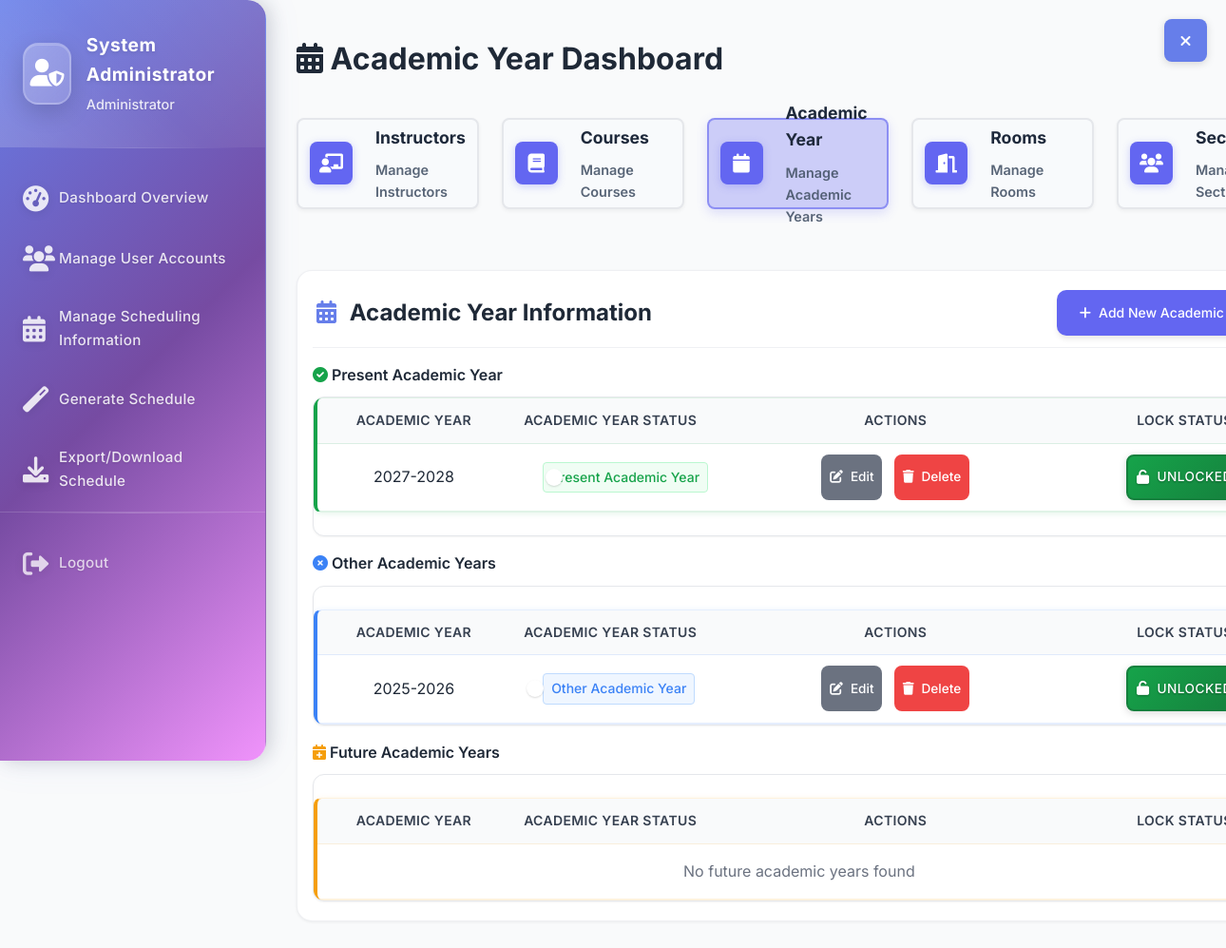
Page /dashboards/admin/academic-year-dashboard.php (signed in) on the committed database.
### tables this page shows
CREATE TABLE `academic_years` (
  `id` int NOT NULL AUTO_INCREMENT,
  `academic_year` varchar(20) NOT NULL,
  `status` enum('active','inactive') NOT NULL DEFAULT 'active',
  `created_at` timestamp NULL DEFAULT CURRENT_TIMESTAMP,
  `updated_at` timestamp NULL DEFAULT CURRENT_TIMESTAMP ON UPDATE CURRENT_TIMESTAMP,
  `is_locked` tinyint(1) NOT NULL DEFAULT '0',
  PRIMARY KEY (`id`),
  UNIQUE KEY `academic_year` (`academic_year`)
);

### dashboards/admin/academic-year-dashboard.php (the view, shortened to what the rows shown need)
<?php
require_once __DIR__ . '/../../config/database.php';
$db = new Database();
$adminId = $_SESSION['user_id'];
$db->query("SELECT full_name FROM users WHERE user_id = ?");
$db->bind(1, $adminId);
$db->execute();
$academic_years = [];
try {
    $db->query("SELECT id, academic_year, status, COALESCE(is_locked, 0) as is_locked FROM academic_years ORDER BY academic_year ASC");
    $db->execute();
    $academic_years = $db->resultset();
} catch (Exception $e) {
}
?>
<!DOCTYPE html>
<html lang="en">
<head>
    <link rel="stylesheet" href="../../assets/css/style.css">
    <link rel="stylesheet" href="https://cdnjs.cloudflare.com/ajax/libs/font-awesome/6.0.0/css/all.min.css">
</head>
<body>
    <div class="admin-layout">
        <main class="admin-main" id="adminMain">
            <div class="main-header">
                <h1 class="page-title">
                    <i class="fas fa-calendar-alt"></i> Academic Year Dashboard
                </h1>
            </div>
            <div class="main-content">
                 <div class="dashboard-card">
                     <div class="management-controls">
                         <h2 class="section-title" style="font-size: 1.5rem; font-weight: 700;">
                             <i class="fas fa-calendar-alt"></i>
                             Academic Year Information
                         </h2>
                     </div>
                    <div class="table-container">
                        <table class="table" id="activeAcademicYears">
                            <thead>
                                <tr>
                                    <th style="width: 20%;">Academic Year</th>
                                    <th style="width: 20%;">Academic Year Status</th>
                                    <th style="width: 40%;">Actions</th>
                                    <th style="width: 20%;">Lock Status</th>
                                </tr>
                            </thead>
                            <tbody>
                                <?php
                                $activeYears = array_filter($academic_years, function($year) {
                                    return $year['status'] === 'active';
                                });
                                if (empty($activeYears)): ?>
                                    <tr>
                                        <td colspan="4" class="muted">No present academic years found</td>
                                    </tr>
                                <?php else: ?>
                                    <?php foreach ($activeYears as $year): ?>
                                        <tr data-year-id="<?php echo $year['id']; ?>">
                                            <td><?php echo htmlspecialchars($year['academic_year']); ?></td>
                                            <td>
                                                <div style="display: flex; align-items: center; gap: 0.75rem;">
                                                    <span class="status-text status-available">Present Academic Year</span>
                                                </div>
                                            </td>
                                            <td>
                                                <button type="button" class="btn btn-sm btn-secondary edit-academic-year <?php echo (isset($year['is_locked']) && $year['is_locked']) ? 'disabled' : ''; ?>"
                                                        data-year-id="<?php echo $year['id']; ?>"
                                                        data-academic-year="<?php echo htmlspecialchars($year['academic_year']); ?>"
                                                        data-status="<?php echo $year['status']; ?>"
                                                        data-is-locked="<?php echo isset($year['is_locked']) ? ($year['is_locked'] ? '1' : '0') : '0'; ?>">
                                                    <i class="fas fa-edit"></i> Edit
                                                </button>
                                                <button type="button" class="btn btn-sm btn-danger delete-academic-year <?php echo (isset($year['is_locked']) && $year['is_locked']) ? 'disabled' : ''; ?>"
                                                        data-year-id="<?php echo $year['id']; ?>"
                                                        data-academic-year="<?php echo htmlspecialchars($year['academic_year']); ?>">
                                                    <i class="fas fa-trash"></i> Delete
                                                </button>
                                            </td>
                                            <td>
                                                <div style="display: flex; align-items: center; justify-content: center;">
                                                    <button type="button" class="btn btn-sm lock-toggle <?php echo (isset($year['is_locked']) && $year['is_locked']) ? 'locked' : 'unlocked'; ?>"
                                                            data-year-id="<?php echo $year['id']; ?>"
                                                            data-is-locked="<?php echo isset($year['is_locked']) ? ($year['is_locked'] ? '1' : '0') : '0'; ?>">
                                                        <i class="fas <?php echo (isset($year['is_locked']) && $year['is_locked']) ? 'fa-lock' : 'fa-unlock'; ?>"></i>
                                                        <?php echo (isset($year['is_locked']) && $year['is_locked']) ? 'Locked' : 'Unlocked'; ?>
                                                    </button>
                                                </div>
                                            </td>
                                        </tr>
                                    <?php endforeach; ?>
                                <?php endif; ?>
                            </tbody>
                        </table>
                    </div>
                    <div class="table-container">
                        <table class="table" id="inactiveAcademicYears">
                            <thead>
                                <tr>
                                    <th style="width: 20%;">Academic Year</th>
                                    <th style="width: 20%;">Academic Year Status</th>
                                    <th style="width: 40%;">Actions</th>
                                    <th style="width: 20%;">Lock Status</th>
                                </tr>
                            </thead>
                            <tbody>
                                <?php
                                $inactiveYears = array_filter($academic_years, function($year) {
                                    return $year['status'] === 'inactive';
                                });
                                if (empty($inactiveYears)): ?>
                                    <tr>
                                        <td colspan="4" class="muted">No other academic years found</td>
                                    </tr>
                                <?php else: ?>
                                    <?php foreach ($inactiveYears as $year): ?>
                                        <tr data-year-id="<?php echo $year['id']; ?>">
                                            <td><?php echo htmlspecialchars($year['academic_year']); ?></td>
                                            <td>
                                                <div style="display: flex; align-items: center; gap: 0.75rem;">
                                                    <span class="status-text status-unavailable">Other Academic Year</span>
                                                </div>
                                            </td>
                                            <td>
                                                <button type="button" class="btn btn-sm btn-secondary edit-academic-year <?php echo (isset($year['is_locked']) && $year['is_locked']) ? 'disabled' : ''; ?>"
                                                        data-year-id="<?php echo $year['id']; ?>"
                                                        data-academic-year="<?php echo htmlspecialchars($year['academic_year']); ?>"
                                                        data-status="<?php echo $year['status']; ?>"
                                                        data-is-locked="<?php echo isset($year['is_locked']) ? ($year['is_locked'] ? '1' : '0') : '0'; ?>">
                                                    <i class="fas fa-edit"></i> Edit
                                                </button>
                                                <button type="button" class="btn btn-sm btn-danger delete-academic-year <?php echo (isset($year['is_locked']) && $year['is_locked']) ? 'disabled' : ''; ?>"
                                                        data-year-id="<?php echo $year['id']; ?>"
                                                        data-academic-year="<?php echo htmlspecialchars($year['academic_year']); ?>"
                                                        <?php echo (isset($year['is_locked']) && $year['is_locked']) ? 'disabled' : ''; ?>>
                                                    <i class="fas fa-trash"></i> Delete
                                                </button>
                                            </td>
                                            <td>
                                                <div style="display: flex; align-items: center; justify-content: center;">
                                                    <button type="button" class="btn btn-sm lock-toggle <?php echo (isset($year['is_locked']) && $year['is_locked']) ? 'locked' : 'unlocked'; ?>"
                                                            data-year-id="<?php echo $year['id']; ?>"
                                                            data-is-locked="<?php echo isset($year['is_locked']) ? ($year['is_locked'] ? '1' : '0') : '0'; ?>">
                                                        <i class="fas <?php echo (isset($year['is_locked']) && $year['is_locked']) ? 'fa-lock' : 'fa-unlock'; ?>"></i>
                                                        <?php echo (isset($year['is_locked']) && $year['is_locked']) ? 'Locked' : 'Unlocked'; ?>
                                                    </button>
                                                </div>
                                            </td>
                                        </tr>
                                    <?php endforeach; ?>
                                <?php endif; ?>
                            </tbody>
                        </table>
                    </div>
                    <div class="table-container">
                        <table class="table" id="futureAcademicYears">
                            <thead>
                                <tr>
                                    <th style="width: 20%;">Academic Year</th>
                                    <th style="width: 20%;">Academic Year Status</th>
                                    <th style="width: 40%;">Actions</th>
                                    <th style="width: 20%;">Lock Status</th>
                                </tr>
                            </thead>
                        </table>
                    </div>
                </div>
            </div>
            </div>
</body>
</html>

### rows in the picture
academic_years: academic_year "2027-2028"
academic_years: academic_year "2025-2026"

### other values in the picture
$_SESSION['full_name'] "System Administrator"
